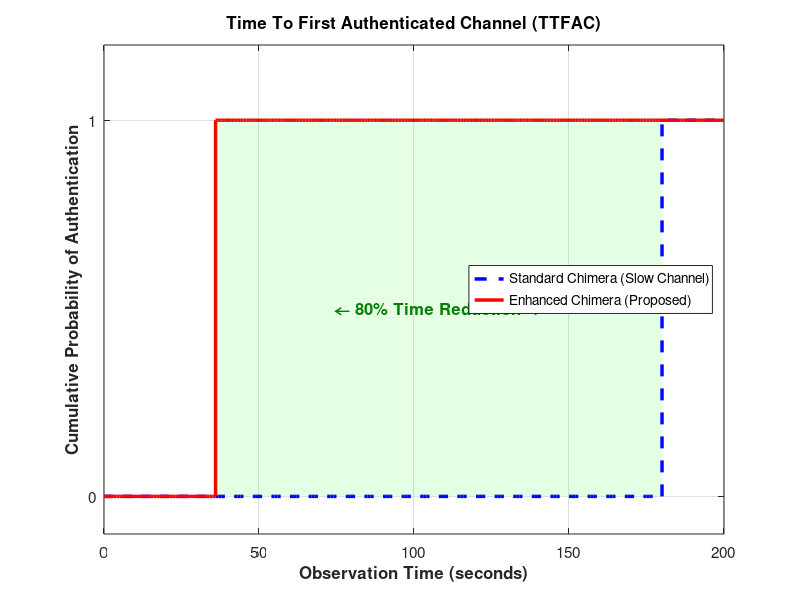

Here is the MATLAB script that generated this plot:
% === Time To First Authenticated Channel (TTFAC) Comparison ===
clc; clear; close all;

t = 0:1:200; % from 0 sec to 200 sec

% Standard Chimera (Slow Channel): 180 sec(10 frames) delayed
std_auth = zeros(size(t));
std_auth(t >= 180) = 1;

% Enhanced Chimera (Proposed): 36 sec (2 frames) delayed
enh_auth = zeros(size(t));
enh_auth(t >= 36) = 1;

figure('Name', 'Authentication Latency', 'Color', 'w', 'Position', [150, 150, 600, 450]); %[output:617755ce]
stairs(t, std_auth, '--b', 'LineWidth', 2.5); hold on; %[output:617755ce]
stairs(t, enh_auth, '-r', 'LineWidth', 2.5); %[output:617755ce]

fill([36 180 180 36], [0 0 1 1], 'g', 'FaceAlpha', 0.1, 'EdgeColor', 'none'); %[output:617755ce]
text(108, 0.5, '\leftarrow 80% Time Reduction \rightarrow', 'HorizontalAlignment', 'center', 'FontSize', 12, 'FontWeight', 'bold', 'Color', [0 0.5 0]); %[output:617755ce]

grid on; %[output:617755ce]
xlabel('Observation Time (seconds)', 'FontSize', 12, 'FontWeight', 'bold'); %[output:617755ce]
ylabel('Cumulative Probability of Authentication', 'FontSize', 12, 'FontWeight', 'bold'); %[output:617755ce]
title('Time To First Authenticated Channel (TTFAC)', 'FontSize', 13, 'FontWeight', 'bold'); %[output:617755ce]

ylim([-0.1 1.2]); yticks([0 1]); yticklabels({'0', '1'}); %[output:617755ce]

legend('Standard Chimera (Slow Channel)', 'Enhanced Chimera (Proposed)', 'Location', 'east'); %[output:617755ce]
set(gca, 'FontSize', 11); %[output:617755ce]
